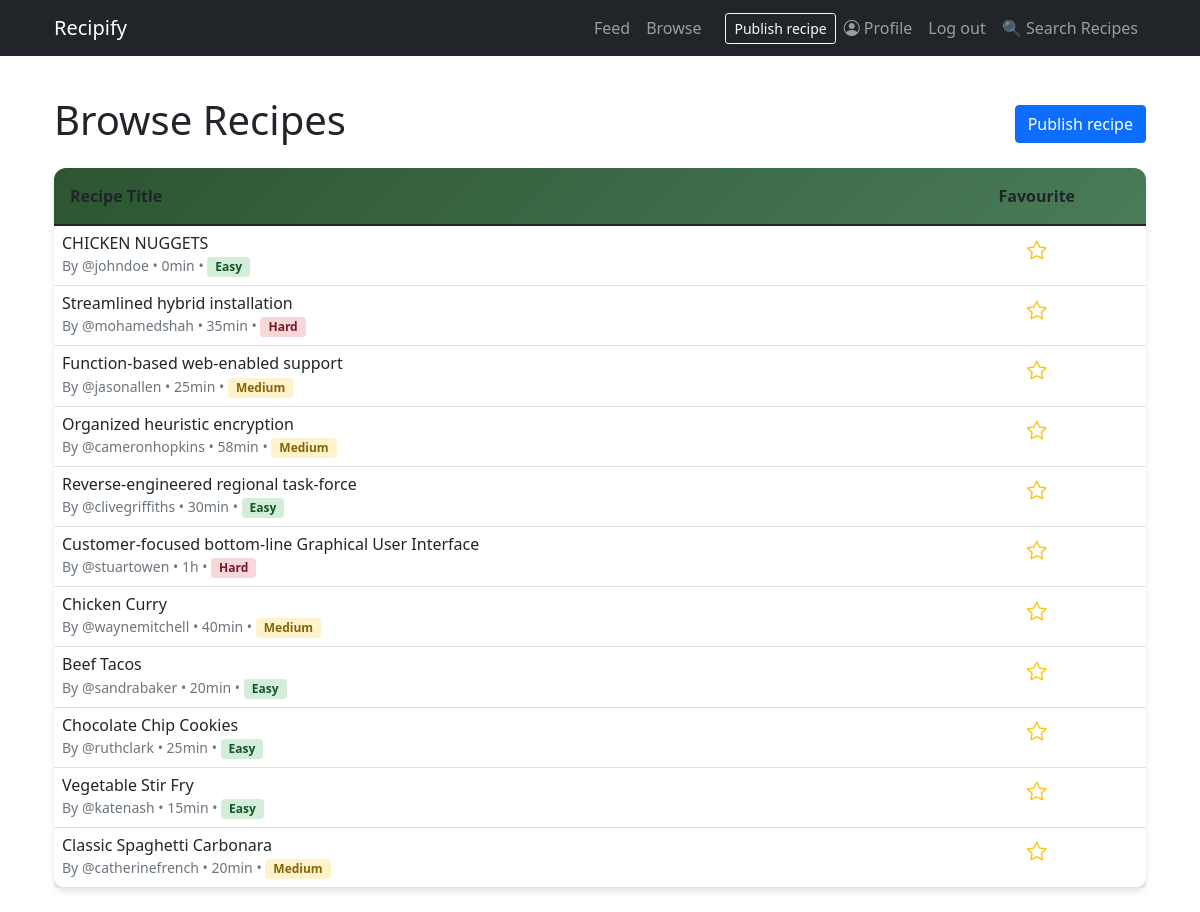
Page /recipes/ (signed in) on the earlier database version.
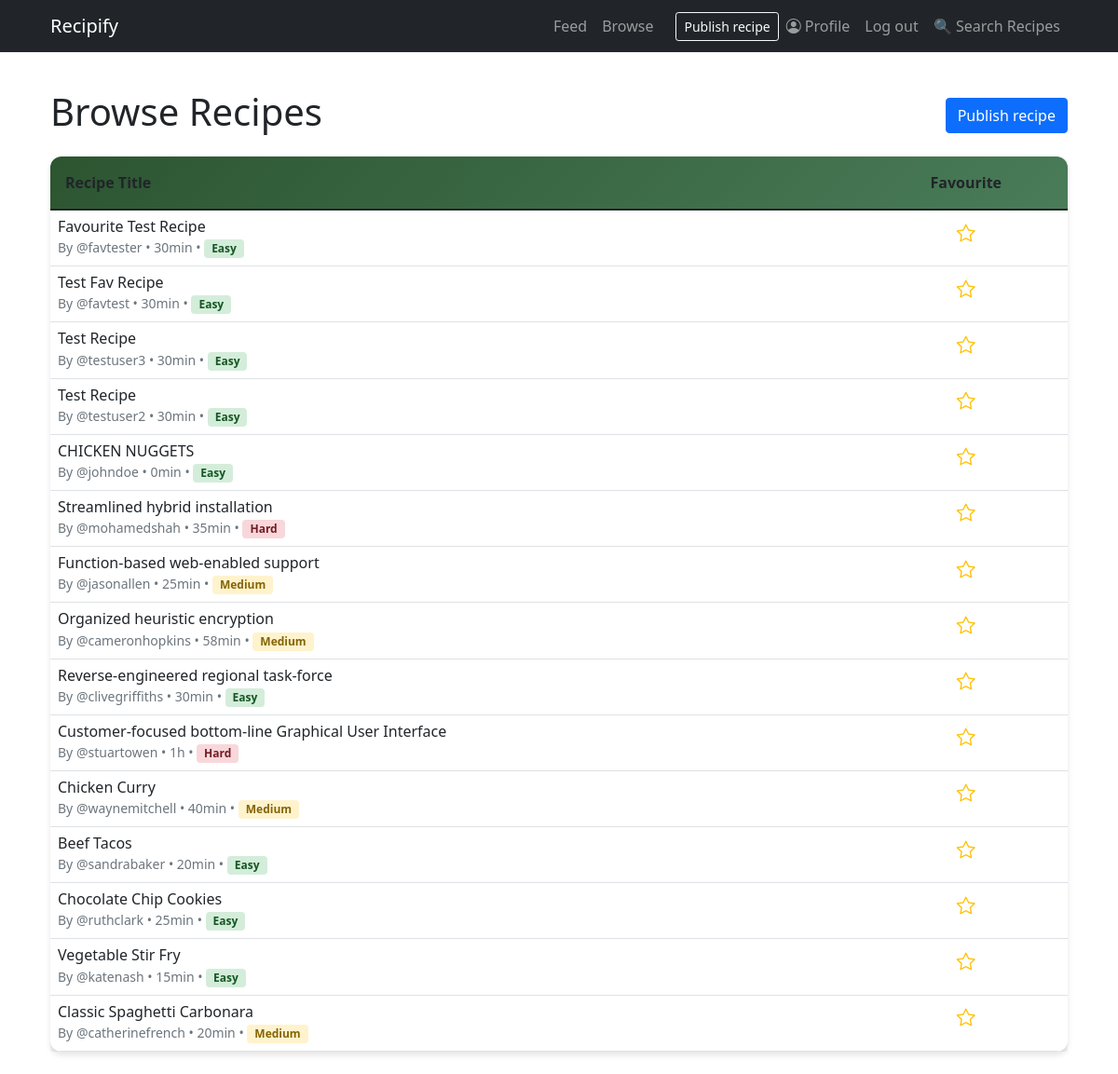
Same page on the later database version.
### recipes/models/recipe.py (models this page shows, shortened)
class Recipe(models.Model):
    DIETARY_CHOICES = [
        ("vegan", "Vegan"),
        ("vegetarian", "Vegetarian"),
        ("gluten_free", "Gluten Free"),
        ("dairy_free", "Dairy Free"),
        ("nut_free", "Nut Free"),
        ("none", "No Restrictions"),
    ]
    author = models.ForeignKey(
        settings.AUTH_USER_MODEL,
        on_delete=models.CASCADE,
        related_name="recipes",
    )
    title = models.CharField(max_length=200)
    summary = models.CharField(max_length=255, blank=True)
    ingredients = models.TextField(help_text="List ingredients separated by commas")
    instructions = models.TextField()
    name = models.CharField(max_length=255)
    description = models.TextField()
    prep_time_minutes = models.PositiveIntegerField(blank=True, null=True)
    cook_time_minutes = models.PositiveIntegerField(blank=True, null=True)
    servings = models.PositiveSmallIntegerField(blank=True, null=True)
    is_published = models.BooleanField(default=True)
    cooking_time = models.PositiveIntegerField(
        help_text="Cooking time in minutes", default=0
    )
    difficulty = models.CharField(
        max_length=10,
        choices=[
            ("easy", "Easy"),
            ("medium", "Medium"),
            ("hard", "Hard"),
        ],
        default="easy",
    )
    date_posted = models.DateTimeField(auto_now_add=True)
    dietary_requirement = models.CharField(
        max_length=50, choices=DIETARY_CHOICES, default="none"
    )
    popularity = models.IntegerField(default=0)
    created_at = models.DateTimeField(default=timezone.now, editable=False)
    updated_at = models.DateTimeField(auto_now=True)
    class Meta:
        ordering = ["-created_at", "-date_posted"]
    @property
    def created_by(self):
        return self.author
    likes = models.ManyToManyField(
        settings.AUTH_USER_MODEL,
        related_name="liked_recipes",
        through="Like",
        blank=True,
    )

### recipes/models/user.py (models this page shows, shortened)
class User(AbstractUser):
    username = models.CharField(
        max_length=30,
        unique=True,
        validators=[RegexValidator(
            regex=r'^@\w{3,}$',
            message='Username must consist of @ followed by at least three alphanumericals'
        )]
    )
    first_name = models.CharField(max_length=50, blank=False)
    last_name = models.CharField(max_length=50, blank=False)
    email = models.EmailField(unique=True, blank=False)
    class Meta:
        ordering = ['last_name', 'first_name']

### recipes/views/dashboard_view.py (the view, shortened to what this page needs)
# urls.py: path("recipes/", browse_recipes, name="recipe_list"),
@login_required
@never_cache
def browse_recipes(request):
    current_user = request.user
    recipes = Recipe.objects.all().select_related("author")
    saved_recipe_ids = SavedRecipe.objects.filter(user=current_user).values_list(
        "recipe_id", flat=True
    )
    context = {
        "user": current_user,
        "recipes": recipes,
        "saved_recipe_ids": list(saved_recipe_ids),
    }
    return render(request, "dashboard.html", context)

### recipes/templatetags/recipe_helpers.py (called while the page is built)
@register.filter
def get_difficulty_class(difficulty):
    difficulty_classes = {
        'easy': 'difficulty-easy',
        'medium': 'difficulty-medium',
        'hard': 'difficulty-hard',
    }
    return difficulty_classes.get(difficulty.lower(), 'difficulty-easy')

@register.filter
def format_cooking_time(minutes):
    if minutes < 60:
        return f"{minutes}min"
    else:
        hours = minutes // 60
        mins = minutes % 60
        if mins > 0:
            return f"{hours}h {mins}min"
        else:
            return f"{hours}h"

@register.filter
def is_recipe_saved(recipe_id, saved_recipe_ids):
    return recipe_id in saved_recipe_ids

### recipes/templates/dashboard.html
{% extends 'base_content.html' %}
{% load static %}
{% load recipe_helpers %}
{% block content %}
<div class="container py-4">
  <div class="d-flex justify-content-between align-items-center mb-3">
    <h1>Browse Recipes</h1>
    <a class="btn btn-primary" href="{% url 'recipe_create' %}">Publish recipe</a>
  </div>
  <div class="recipe-card">
    <div class="card-body p-0">
      {% include 'partials/profile_tabs/recipe_table.html' with recipes=recipes saved_recipe_ids=saved_recipe_ids %}
    </div>
  </div>
</div>
{% endblock %}

### recipes/templates/partials/profile_tabs/recipe_table.html (shortened to what this page needs)
{% load recipe_helpers %}
{% if recipes %}
  <div class="table-responsive">
    <table class="table table-hover mb-0 recipe-table">
      <thead>
        <tr>
          <th scope="col" style="width: 80%">Recipe Title</th>
          <th scope="col" style="width: 20%; text-align: center;">Favourite</th>
        </tr>
      </thead>
      <tbody>
        {% for recipe in recipes %}
        <tr>
          <td>
            <a href="{% url 'recipe_detail' recipe.pk %}" class="text-decoration-none text-reset d-block">
              <div class="d-flex align-items-center">
                <div class="flex-grow-1">
                  <h6 class="mb-0">{{ recipe.title }}</h6>
                  <small class="text-muted">
                    By {{ recipe.created_by.username }} •
                    {{ recipe.cooking_time|format_cooking_time }} •
                    <span class="badge difficulty-badge {{ recipe.difficulty|get_difficulty_class }}">
                      {{ recipe.difficulty|title }}
                    </span>
                  </small>
                </div>
              </div>
            </a>
          </td>
          <td class="text-center">
            <form method="post" action="{% url 'toggle_save_recipe' recipe.pk %}" class="d-inline">
              {% with is_saved=recipe.id|is_recipe_saved:saved_recipe_ids %}
              <button type="submit" class="btn btn-link p-0"
                      title="{% if is_saved %}Remove from favourites{% else %}Add to favourites{% endif %}">
                <i class="bi {% if is_saved %}bi-star-fill{% else %}bi-star{% endif %}" style="color: #ffc107; font-size: 1.25rem;"></i>
              </button>
              {% endwith %}
            </form>
          </td>
        </tr>
        {% endfor %}
      </tbody>
    </table>
  </div>
{% else %}
  <div class="empty-state">
    <i class="bi bi-journal-plus empty-state-icon"></i>
    <h4 class="text-muted mt-3">No Recipes Available</h4>
    <p class="text-muted">Check back later for new recipes.</p>
  </div>
{% endif %}

Differences in the rows shown:
added Recipe: title "Favourite Test Recipe", created_by.username "@favtester", cooking_time "30min", difficulty "Easy"
added Recipe: title "Test Fav Recipe", created_by.username "@favtest", cooking_time "30min", difficulty "Easy"
added Recipe: title "Test Recipe", created_by.username "@testuser3", cooking_time "30min", difficulty "Easy"
added Recipe: title "Test Recipe", created_by.username "@testuser2", cooking_time "30min", difficulty "Easy"
